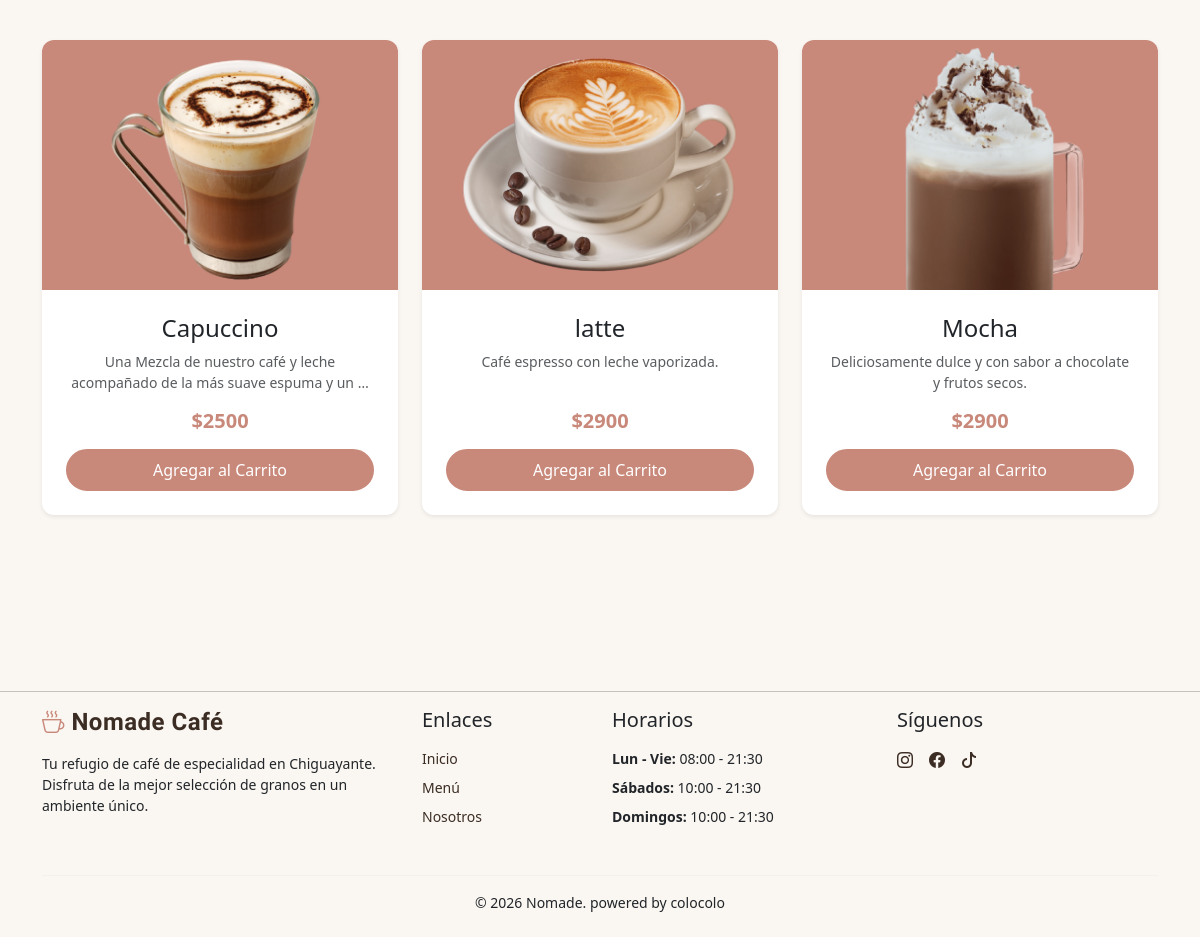
Before: / (lower part) with the older database file.
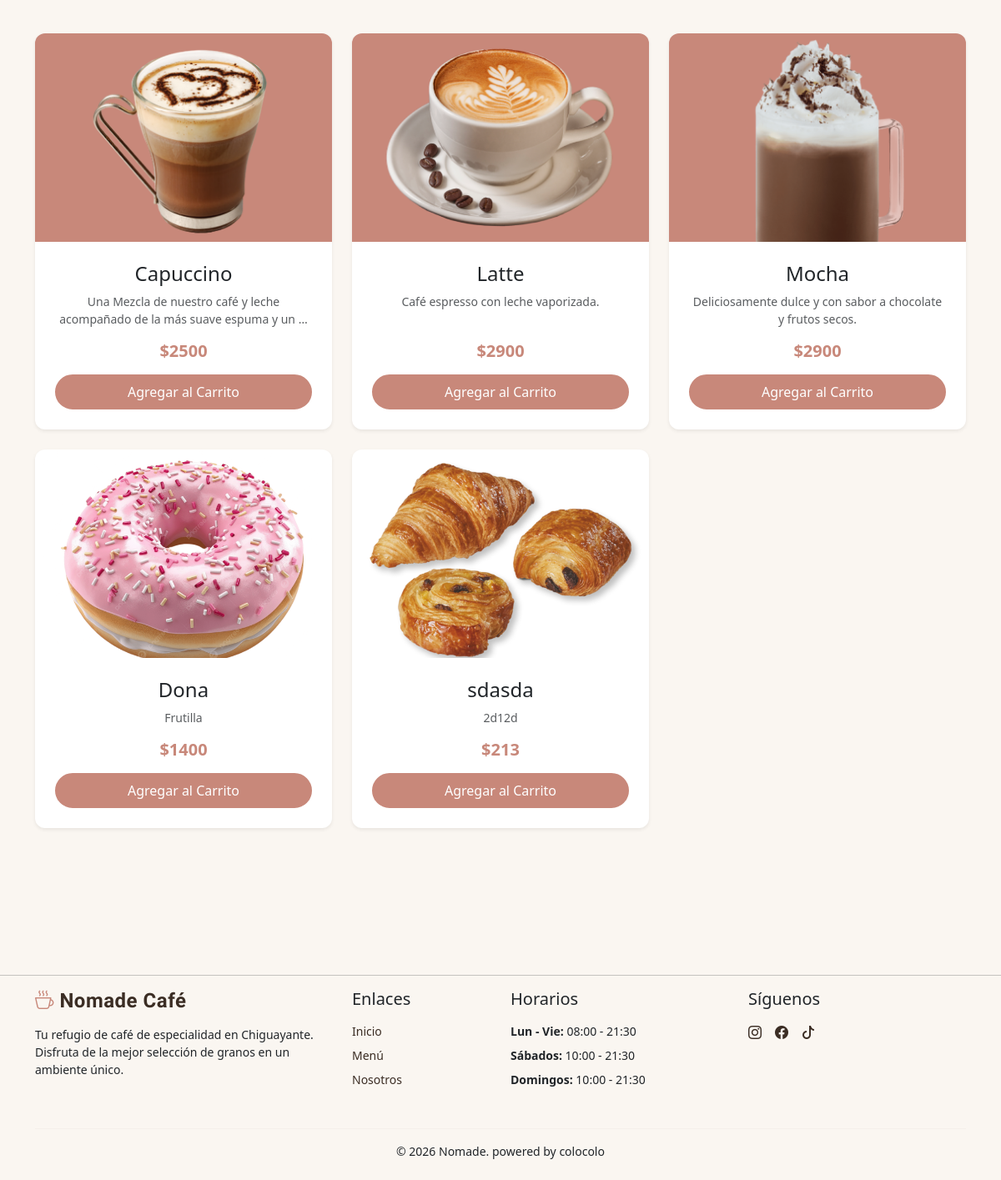
After: the same page with the newer database file.
### catalogo/models.py (models this page shows, shortened)
class Producto(models.Model):
    nombre = models.CharField(max_length=200)
    descripcion = models.TextField()
    precio = models.IntegerField()
    stock = models.IntegerField()
    image = models.ImageField(upload_to='productos/', null=True, blank=True)
    categoria = models.ForeignKey(Categoria, on_delete=models.CASCADE, related_name='productos')

### catalogo/views.py (the view)
# urls.py: path('', views.catalogo_view, name='inicio'),
def catalogo_view(request):
    productos = Producto.objects.all()# se traen todos los productos de la bd.
    contexto = {
        'productos': productos # se prepara el diccionario para mandarlo al html.
    }
    return render(request, 'catalogo/inicio.html', contexto) # se muestra la pagina de inicio.

### catalogo/context_processors.py (called while the page is built)
def cantidad_carrito(request):
    total = 0
    if 'carrito' in request.session: # si ya hay un carrito
        for key, value in request.session['carrito'].items():
            total += value['cantidad'] # suma la cantidad de cada prod guardado
    return {'cantidad_carrito' : total} #envia la cantidad al html

### catalogo/templates/catalogo/inicio.html (shortened to what this page needs)
{% extends 'catalogo/base.html' %}
{%load static%}
{% block content %}
<section id="menu" class="py-5">
    <div class="container py-4">
        <div class="row g-4">
            {% for producto in productos %}
            <div class="col-md-4">
                <div class="card product-card h-100 d-flex flex-column shadow-sm">
                {% if producto.image %}
                <img src="{{ producto.image.url }}" class="card-img-top" alt="{{ producto.nombre }}">
                {% else %}
                <img src="https://placehold.co/400x300?text=Sin+imagen" class="card-img-top" alt="{{ producto.nombre }}">
                {% endif %}
                    <div class="card-body p-4 text-center d-flex flex-column flex-grow-1">
                        <h4 class="card-title font-playfair mb-2">{{ producto.nombre }}</h4>
                        <p class="card-text text-muted small mb-3">{{ producto.descripcion|truncatewords:15 }}</p>
                        <div class="mt-auto">
                            <h5 class="fw-bold mb-3" style="color: var(--primary);">${{ producto.precio }}</h5>
                            <button class="btn btn-outline-dark rounded-pill w-100" type="button"
                                data-bs-toggle="offcanvas" data-bs-target="#offcanvasProducto{{producto.id}}"
                                aria-controls="offcanvasProducto{{producto.id}}">
                                Agregar al Carrito
                            </button>
                        </div>
                    </div>
                </div>
            </div>
            {% empty %}
            <div class="col-12 text-center">
                <p>No hay productos en el catálogo por ahora.</p>
            </div>
            {% endfor %}
        </div>
    </div>
</section>
{% endblock content %}

### catalogo/templates/catalogo/base.html (shortened to what this page needs)
{% load static %}
<!DOCTYPE html>
<html>
    <head>
        <link href="https://cdn.jsdelivr.net/npm/bootstrap@5.3.0/dist/css/bootstrap.min.css" rel="stylesheet">
        <link rel="stylesheet" href="https://cdn.jsdelivr.net/npm/bootstrap-icons@1.11.1/font/bootstrap-icons.css">
        <link rel="stylesheet" href="{% static 'catalogo/css/style.css' %}?v=2">
    </head>
    <body>
        {% block content %}
        {% endblock content %}
        <footer class="pt-5 pb-4 mt-5">
            <hr class="mt-2 mb-3" style="border-color: solid var(--border);">
            <div class="container">
                <div class="row">
                    <div class="col-lg-4 col-md-6 mb-4">
                        <h5 class="brand-text mb-3">
                            <i class="bi bi-cup-hot brand-icon"></i> Nomade Café
                        </h5>
                        <p class="small">
                            Tu refugio de café de especialidad en Chiguayante. Disfruta de la mejor selección de granos en un ambiente único.
                        </p>
                    </div>
                    <div class="col-lg-2 col-md-6 mb-4">
                        <h5 class="mb-3">Enlaces</h5>
                        <ul class="list-unstyled small">
                            <li class="mb-2"><a href="{% url 'inicio' %}" class="text-decoration-none" style="color: var(--foreground);">Inicio</a></li>
                            <li class="mb-2"><a href="{% url 'menu' %}" class="text-decoration-none" style="color: var(--foreground);">Menú</a></li>
                            <li class="mb-2"><a href="{% url 'nosotros' %}" class="text-decoration-none" style="color: var(--foreground);">Nosotros</a></li>
                        </ul>
                    </div>
                    <div class="col-lg-3 col-md-6 mb-4">
                        <h5 class="mb-3">Horarios</h5>
                        <ul class="list-unstyled small">
                            <li class="mb-2"><strong>Lun - Vie:</strong> 08:00 - 21:30</li>
                            <li class="mb-2"><strong>Sábados:</strong> 10:00 - 21:30</li>
                            <li class="mb-2"><strong>Domingos:</strong> 10:00 - 21:30</li>
                        </ul>
                    </div>
                    <div class="col-lg-3 col-md-6 mb-4">
                        <h5 class="mb-3">Síguenos</h5>
                        <div class="d-flex gap-3">
                            <a href="#" style="color: var(--foreground);"><i class="bi bi-instagram"></i></a>
                            <a href="#" style="color: var(--foreground);"><i class="bi bi-facebook"></i></a>
                            <a href="#" style="color: var(--foreground);"><i class="bi bi-tiktok"></i></a>
                        </div>
                    </div>
                </div>
                <hr class="mt-2 mb-3" style="border-color: var(--border);">
                <div class="row align-items-center">
                    <div class="col-12 text-center">
                        <p class="small mb-0">
                            © 2026 Nomade. powered by colocolo
                        </p>
                    </div>
                </div>
            </div>
        </footer>
    </body>
</html>

### catalogo/static/catalogo/css/style.css (style rules this page uses)
:root { --background: #FAF6F1 ; --foreground: #3B2D24; --card: #FFF9F5; --primary: #C8887A; --primary-foreground: #FFF9F5; --secondary: #EAD8CB; --secondary-foreground: #3B2D24; --muted: #F2E8DE; --muted-foreground: #8A6F62; --accent: #A8C3A4; --accent-foreground: #2B3D28; --border: rgba(160,120,96,0.2); }
body { background-color: var(--background); }
.brand-text { font-family: 'Oswald'; font-weight: bold; font-size: 1.5rem; color: var(--foreground); letter-spacing: 0.5px; }
.brand-icon { font-size: 1.4rem; color: var(--primary); }
.btn { color: #fff; background-color: var(--primary); border: solid var(--primary); transition: transform 0.3s ease, box-shadow 0.3s ease; }
.product-card { background-color: #FFFFFF; border: none; border-radius: 12px; overflow: hidden; transition: transform 0.3s ease, box-shadow 0.3s ease; }
.product-card img { height: 250px; width: 100%; object-fit: cover; }

Changed rows visible on the page:
changed Producto "Café espresso con leche vaporizada.": nombre "latte" → "Latte"
added Producto: image (picture), nombre "Dona", descripcion "Frutilla", precio "1400"
added Producto: image (picture), nombre "sdasda", descripcion "2d12d", precio "213"
